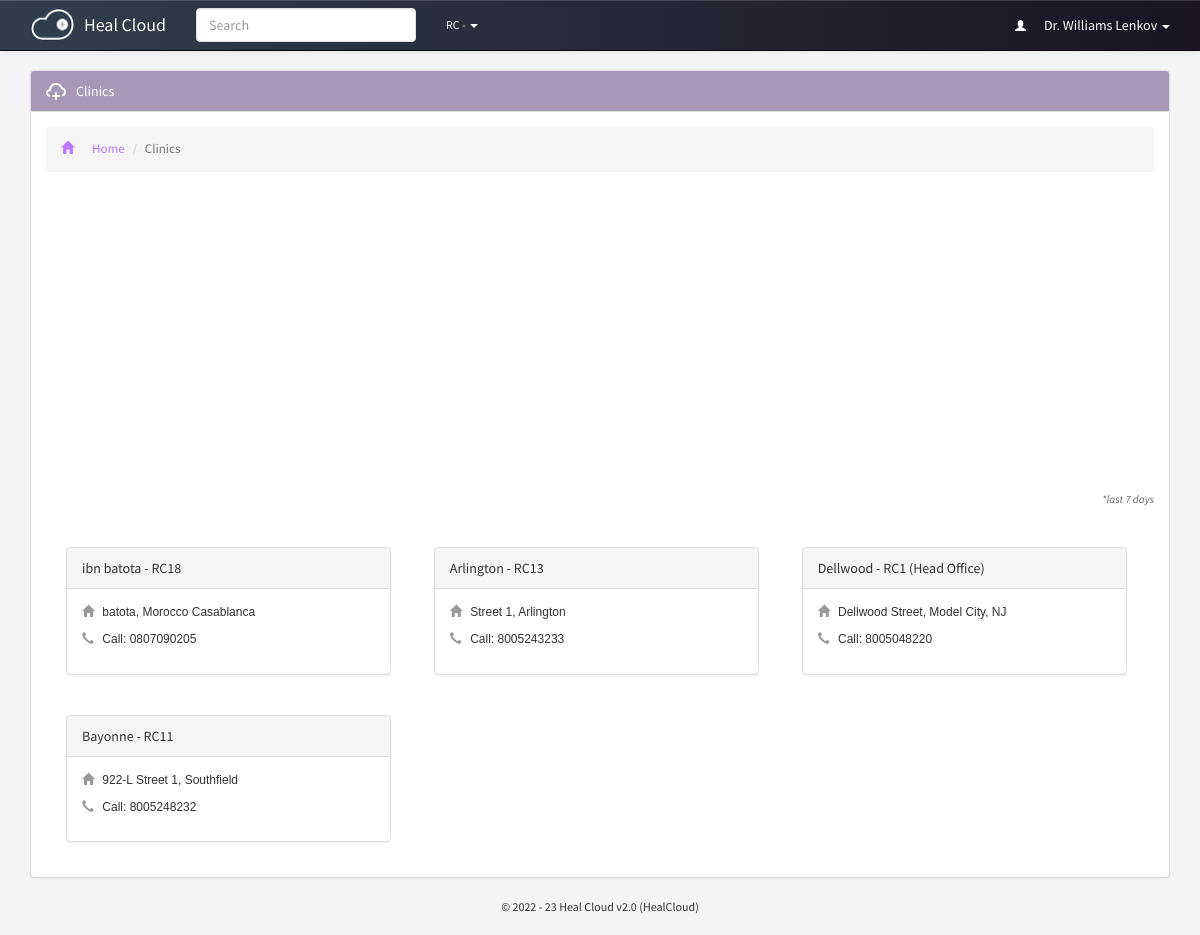
Screenshot of /clinics/index.php (signed in) with the database file from the repository.
### tables this page shows
CREATE TABLE `p_branches_dir` (
  `id` bigint(20) NOT NULL,
  `guardian` varchar(250) NOT NULL,
  `name` varchar(250) NOT NULL,
  `address` varchar(250) NOT NULL,
  `location` varchar(250) NOT NULL,
  `contact` varchar(250) NOT NULL,
  `type` varchar(250) NOT NULL,
  `last_update` datetime NOT NULL
);

CREATE TABLE `p_global_permissions` (
  `id` varchar(250) NOT NULL DEFAULT '',
  `portal_name` varchar(250) NOT NULL,
  `version` varchar(250) NOT NULL,
  `guardian_short_name` varchar(250) NOT NULL,
  `guardian_name` varchar(250) NOT NULL,
  `register_patient` varchar(20) NOT NULL,
  `prescribe_patient` varchar(20) NOT NULL,
  `patients_directory` varchar(20) NOT NULL,
  `pending_prescriptions` varchar(20) NOT NULL,
  `add_staff` varchar(20) NOT NULL,
  `staff_directory` varchar(20) NOT NULL,
  `my_porfile` varchar(20) NOT NULL,
  `staff_profile` varchar(20) NOT NULL,
  `add_branch` varchar(20) NOT NULL,
  `branches_directory` varchar(20) NOT NULL,
  `global_settings` varchar(20) NOT NULL,
  `introduce_medicine` varchar(20) NOT NULL,
  `update_stock` varchar(20) NOT NULL,
  `consumed_stock_local` varchar(20) NOT NULL,
  `consumed_stock_global` varchar(20) NOT NULL,
  `opening_time` varchar(250) NOT NULL,
  `closing_time` varchar(250) NOT NULL,
  `during_close_time` varchar(20) NOT NULL,
  `theme` varchar(250) NOT NULL,
  `timezone` varchar(250) NOT NULL,
  `charge_mode_a` varchar(250) NOT NULL,
  `charge_mode_b` varchar(250) NOT NULL,
  `charge_mode_c` varchar(250) NOT NULL,
  `charge_mode_d` varchar(250) NOT NULL,
  `access_level_6` varchar(250) NOT NULL,
  `access_level_5` varchar(250) NOT NULL,
  `access_level_4` varchar(250) NOT NULL,
  `access_level_3` varchar(250) NOT NULL,
  `access_level_2` varchar(250) NOT NULL,
  `access_level_1` varchar(250) NOT NULL,
  `mobile_number` varchar(250) NOT NULL,
  `address` varchar(250) NOT NULL,
  `sign_level` varchar(250) NOT NULL,
  `medicine_directory` varchar(250) NOT NULL,
  `medicine_profile` varchar(250) NOT NULL,
  `patient_contact` varchar(250) NOT NULL,
  `patient_address` varchar(250) NOT NULL,
  `patient_email` varchar(250) NOT NULL,
  `edit_patient` varchar(250) NOT NULL,
  `manage_patients` varchar(250) NOT NULL,
  `auto_refresh` varchar(250) NOT NULL,
  `currency` varchar(250) NOT NULL,
  `charge_mode_a_value` int(20) NOT NULL,
  `charge_mode_b_value` int(20) NOT NULL,
  `charge_mode_c_value` int(20) NOT NULL,
  `charge_mode_d_value` int(20) NOT NULL,
  `updated_by` varchar(255) NOT NULL,
  `last_update` datetime NOT NULL,
  `recent_hours` varchar(250) NOT NULL
);

### pre-includes/regular-functions.php (called while the page is built, shortened)
<?php
$global_permission = mysqli_fetch_object(mysqli_query($con, "select * from p_global_permissions where id='1'"));
function get_global($query)
{
	global $con;
	$get_global = mysqli_fetch_object(mysqli_query($con, "select $query from p_global_permissions where id='1' "));
	return $get_global->$query;
}

### includes/libraries.php (called while the page is built, shortened)
<?php
function sns_header($title){
	require_once "../theme/htmlhead.php";
	require_once "../theme/header.php";
}
function sns_footer(){
	require_once "../theme/footer.php";
}
function show_recent_hours(){
	if(get_global('recent_hours') > 48):
		$total_hours = get_global('recent_hours');
		$total_hours = 3600 * $total_hours;
		$dtF = new \DateTime('@0');
		$dtT = new \DateTime("@$total_hours");
		return $dtF->diff($dtT)->format('%a days');
	else:
		return get_global('recent_hours').' hours';
	endif;
}
?>

### pre-includes/all.php (called while the page is built, shortened)
<?php
include "db.php";
require_once "regular-functions.php";
?>

### includes/initiate.php (called while the page is built)
<?php
	require_once "../pre-includes/all.php";
	require_once "libraries.php";
?>

### clinics/index.php (the view, shortened to what this page needs)
<?php
require_once "../includes/initiate.php";
?>
<div id="branch-directory" class="container page">
	<div class="panel panel-default">
		<div class="panel-heading theme-branches"><span class="inlineicon network-mini">Clinics</span></div>
		<div class="panel-body">
			<ol class="breadcrumb link-branches">
				<li><a href="../dashboard"><i class="glyphicon glyphicon-home"></i>Home</a></li>
				<li class="active">Clinics</li>
			</ol>
			<div id="chart_div" style="width: 100%; height: 300px;" class="center-chart"></div>
			<div class="chart-note">*last <?php echo show_recent_hours(); ?></div>
			<br>
			<?php
			$sql = mysqli_query($con, "select * from p_branches_dir order by last_update desc limit 100") or die(mysqli_error($con));
			while ($clinics = mysqli_fetch_array($sql)) {
			?>
				<a class="nohover" href="profile.php?id=<?php echo $clinics['id'] ?>">
					<div class="panel panel-default profile-card profile-branch">
						<div class="panel-heading _theme-branches">
							<?php echo substr($clinics['name'], 0, 30); ?> - <?php echo "$global_permission->guardian_short_name";
																			echo $clinics['id'] ?> <?php if ($clinics['type'] == "Head Office") {
																																							echo " (Head Office)";
																																						} else {
																																							echo "";
																																						} ?>
						</div>
						<div class="panel-body">
							<p><i class="glyphicon glyphicon-home"></i> <?php echo substr($clinics['address'], 0, 16); ?>, <?php echo $clinics['location'] ?></p>
							<p><i class="glyphicon glyphicon-earphone"></i> Call: <?php echo $clinics['contact'] ?></p>
						</div>
					</div>
				</a>
			<?php } ?>
			<br>
		</div>
	</div>
</div>

### theme/css/main.css (style rules this page uses)
body, html { background: #f3f4f5; font-family: "Source Sans Pro", sans-serif; }
p { font-family: "Helvatica", Arial, sans-serif; }
.page.container { margin-top: 70px; }
.panel-body:before { -webkit-clip-path: polygon(0 0, 100% 0, 100% 56%, 0 42%); clip-path: polygon(0 0, 100% 0, 100% 56%, 0 42%); background-color: #e2e8ec !important; }
.theme-branches { background: #a799b7 !important; color: #fff !important; }
.link-branches a { color: #ba77ff !important; }
.breadcrumb i { padding-right: 18px; }
.panel-body li { list-style: none; padding: 5px 0; font-size: 13px; color: #333; }
.panel-default>.panel-heading { background-image: none; }
.network-mini { background: url(../icons/network-mini.png) no-repeat 0 1px; padding-left: 30px; background-size: 20px auto; }
.center-chart { margin: 0 auto !important; width: 100%; font-family: "Source Sans Pro", sans-serif !important; }
.chart-note { text-align: right; font-size: 11px; color: #666; font-style: italic; }
.profile-branch { min-width: 325px; margin: 20px; display: inline-block; }
.profile-branch p { font-size: 12px; }
a .profile-branch p { color: #333; }
a .profile-branch { text-decoration: none; }
a .profile-branch i { color: #999; margin-right: 5px; }

### rows the page displays
p_branches_dir: name "ibn batota", id "18", address "batota", location "Morocco Casablanca", contact "0807090205"
p_global_permissions: guardian_short_name "RC"
p_branches_dir: name "Arlington", id "13", address "Street 1", location "Arlington", contact "8005243233"
p_branches_dir: name "Dellwood", id "1", type "(Head Office)", address "Dellwood Street", location "Model City, NJ", contact "8005048220"
p_branches_dir: name "Bayonne", id "11", address "922-L Street 1", location "Southfield", contact "8005248232"

### other values shown
get_global('portal_name') "Heal Cloud"
get_global('guardian_short_name') "RC"
staff_info("full_name") "Dr. Williams Lenkov"
show_recent_hours() "7 days"
get_global('version') "2.0"
